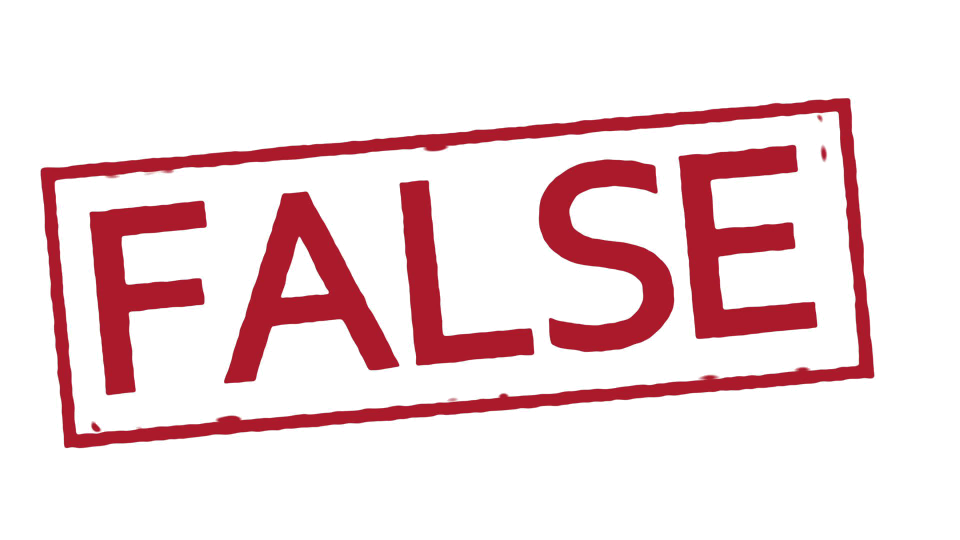
#> input picture images/false.jpg, 1920 x 1080 px (shown at 1/2 size); its folder holds only this picture in this run
$ python -i image_processing.py   (imports and definitions only)
#> lines starting #> are read from the running program, lines starting #| are printed output that depends on the picture; after the words box and inside, x2 and y2 are one past the last pixel; in counts of white or black regions, pixels touching at a corner belong together
#> further down, picture is the input picture: shape (1080, 1920, 3); mean B, G, R 221.7, 219.1, 241.5

from os import listdir, path
import cv2
import matplotlib.pyplot as plt
import numpy as np
from skimage.color import rgb2gray
from skimage.feature import canny
from skimage.filters import gaussian, threshold_otsu
from skimage.morphology import binary_closing, binary_opening
from skimage.measure import regionprops, label


RATIO = 0.7
obj_list = []


class ObjectBase:
    # [11 lines left out: function __init__, not called in this run]

    def set_chars(self):
        self.process_image, self.contour_image, self.properties = get_object_from_img(self.orig_image)
        self.mask = cv2.normalize(np.array(self.properties.image, dtype=np.int32), None, 0, 255, cv2.NORM_MINMAX).astype('uint8')

    # [11 lines left out: function match, not called in this run]


def get_object_mask(img: np.ndarray):
    labels = label(img)
    properties = regionprops(labels)

    center = (img.shape[0] / 2, img.shape[1] / 2)
    dist = np.array([pow(center[0] - p.centroid[0], 2) + pow(center[1] - p.centroid[1], 2) for p in properties])
    item = dist.argmin()
    mask = (labels == (item + 1))
    return mask, properties[item]


def find_points(img: np.ndarray):
    sift = cv2.SIFT_create()
    return sift.detectAndCompute(img, None)


def compress_image(src: np.ndarray, scale_percent: int):
    new_size = (int(src.shape[1] * scale_percent / 100), int(src.shape[0] * scale_percent / 100))
    return cv2.resize(src, new_size)


def draw_contours_mask(mask, image):
    contours, _ = cv2.findContours(mask, cv2.RETR_EXTERNAL, cv2.CHAIN_APPROX_SIMPLE)
    cv2.drawContours(image, [contours[0]], 0, (255, 0, 0), 2)
    return image


# [17 lines left out: functions read_images, find_object, not called in this run]

""" Get object and properties """
def get_object_from_img(img: np.ndarray):
    origin_image = np.copy(img)

    img = cv2.cvtColor(img, cv2.COLOR_BGR2RGB)
    img_blur_gray = rgb2gray(gaussian(img, sigma=2.3, channel_axis=True))
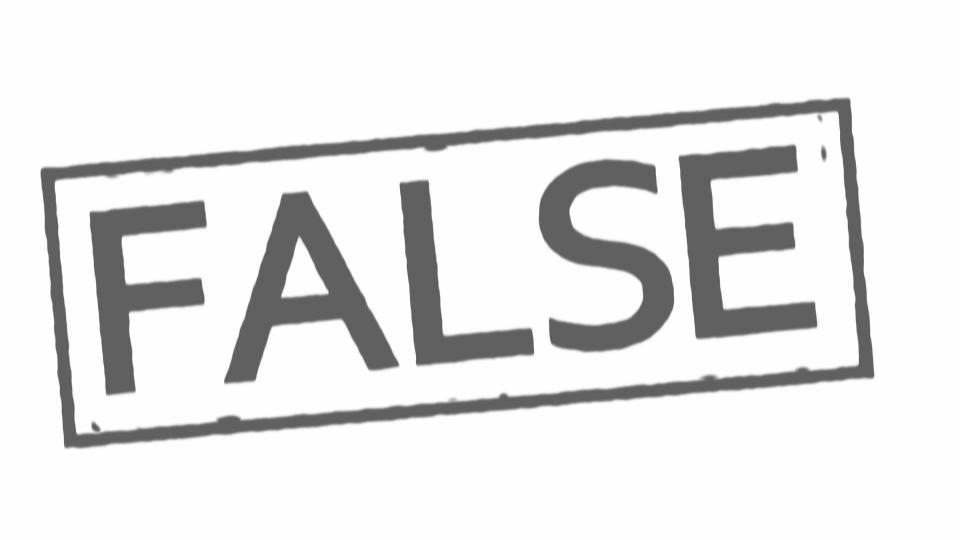
#> img_blur_gray: shape (1080, 1920) float64 (shown at 1/2 size); min 0.315, max 1, mean 0.902
    threshold_img = threshold_otsu(img_blur_gray)
#> threshold_img = 0.696
    res_image = img_blur_gray <= threshold_img
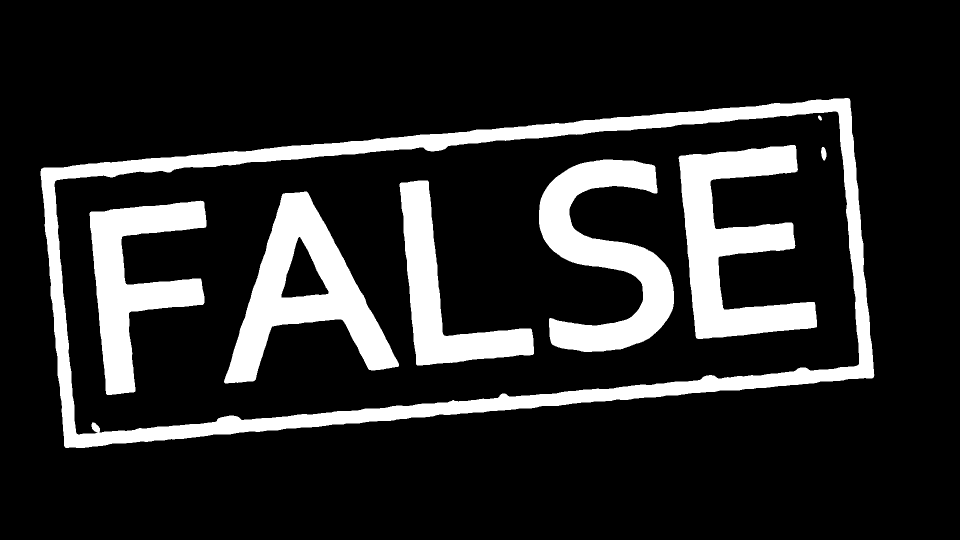
#> res_image: shape (1080, 1920) bool (shown at 1/2 size); 15.7% white; 8 white regions, largest, box (x1, y1, x2, y2) and area: (81, 196, 1749, 896) 111680, (1357, 290, 1634, 678) 49441, (448, 383, 798, 767) 48782

    res_image = binary_closing(res_image, footprint=np.ones((15, 15)))
#> res_image: shape (1080, 1920) bool; 15.8% white; 7 white regions, largest, box (x1, y1, x2, y2) and area: (81, 196, 1749, 896) 112240, (1357, 290, 1634, 678) 49518, (448, 383, 798, 767) 49006
    res_image = binary_opening(res_image, footprint=np.ones((8, 8)))
#> res_image: shape (1080, 1920) bool; 15.8% white; 7 white regions
    mask, properties = get_object_mask(res_image)
#> in get_object_mask, `labels = label(img)`:
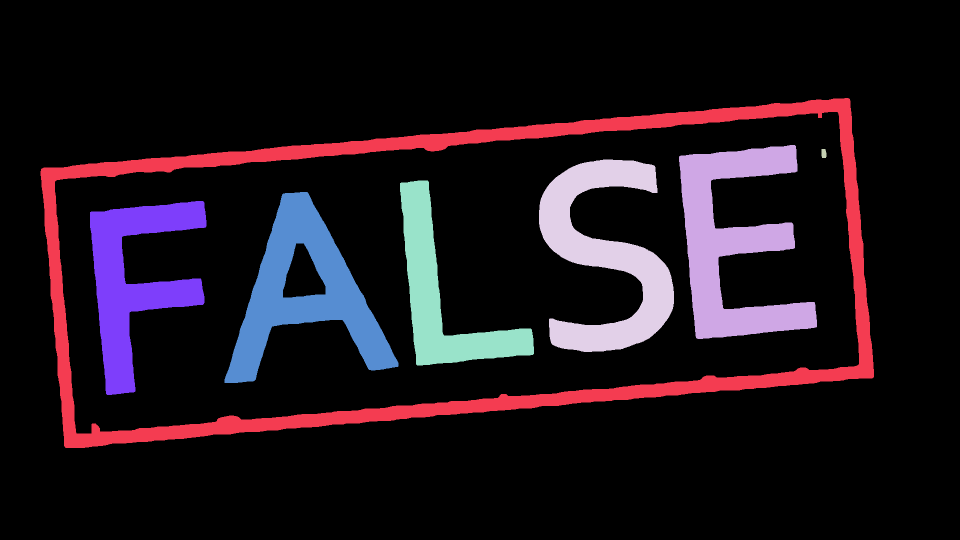
#> labels: shape (1080, 1920) int32 (shown at 1/2 size); 8 distinct labels, from 0 to 7; one colour per label, 0 black
#> in get_object_mask, `properties = regionprops(labels)`: properties = 7 regions; box (x1, y1, x2, y2) and area: (81, 196, 1748, 896) 112152, (1358, 290, 1634, 678) 49510, (449, 384, 797, 766) 48983, (1078, 319, 1348, 704) 45888, (180, 402, 413, 790) 39285, (800, 361, 1068, 731) 31264, (1643, 298, 1653, 316) 165
#> in get_object_mask, `dist = np.array([pow(center[0] - p.centroid[0], 2) + pow(center[1] - p..`: dist = [2185.5, 261101.3, 526802.4, 63675.4, 8112.5, 125278.6, 476235.5]
#> in get_object_mask, `item = dist.argmin()`: item = 0
#> in get_object_mask, `mask = (labels == (item + 1))`:
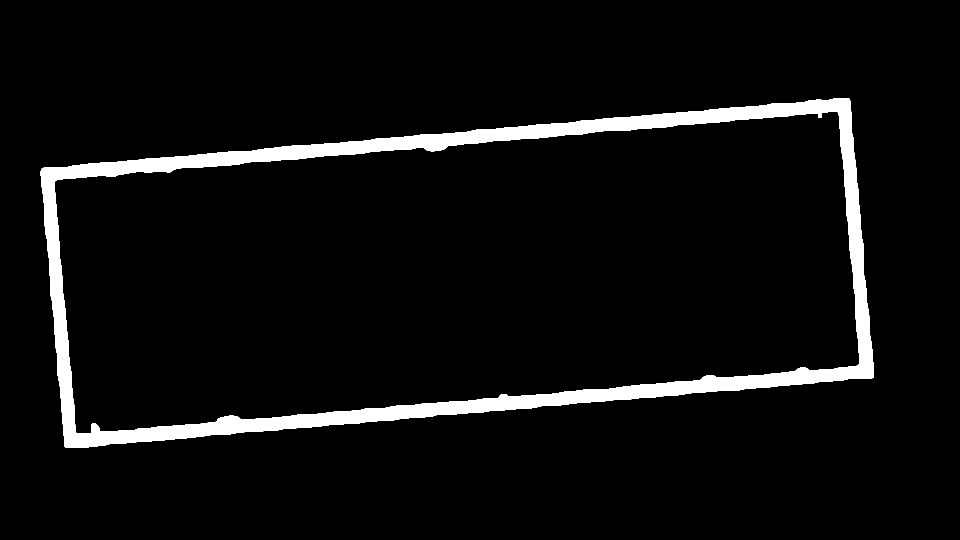
#> mask: shape (1080, 1920) bool (shown at 1/2 size); 5.4% white; 1 white region, box (x1, y1, x2, y2) and area: (81, 196, 1748, 896) 112152

    cmask = (mask * 255).astype("uint8")
#> cmask: shape (1080, 1920); 5.4% white; 1 white region
    res_image = cv2.bitwise_and(origin_image, origin_image, mask=cmask)
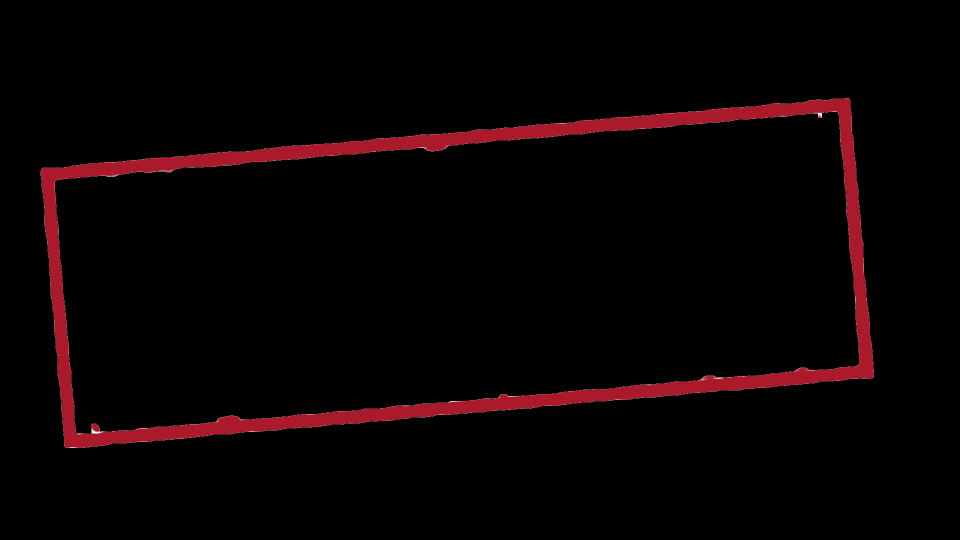
#> res_image: shape (1080, 1920, 3) (shown at 1/2 size); mean B, G, R 2.7, 1.7, 9.3
    #plt.imshow(res_image)
    #plt.show()
    return res_image, draw_contours_mask(cmask, origin_image), properties
#> in draw_contours_mask, `contours, _ = cv2.findContours(mask, cv2.RETR_EXTERNAL, cv2.CHAIN_APPR..`: contours = 1 contour; box (x1, y1, x2, y2) and area: (81, 196, 1748, 896) 911938

""" Create mask from contour"""
# [87 lines left out: functions get_mask_from_contour, get_full_mask_from_contours, find_polygon_and_objects, not called in this run]

>>> import cv2
>>> picture = cv2.imread('../images/false.jpg')
>>> result = get_object_from_img(picture)
